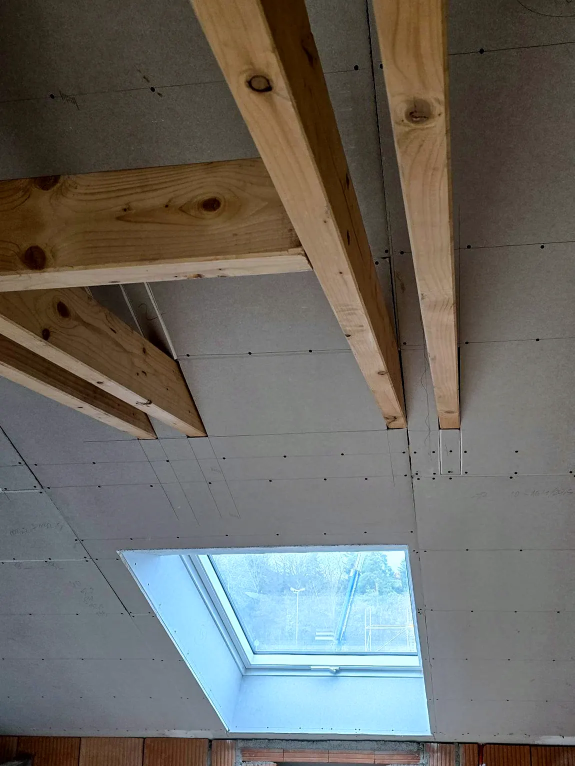
#> input picture assets/img/d-balken-1149.webp, 1149 x 1532 px (shown at 1/2 size)
$ python -i photos.py   (imports and definitions only)
#> lines starting #> are read from the running program, lines starting #| are printed output that depends on the picture
#> further down, picture is the input picture: PIL image 1149x1532 RGB; mean R, G, B 106.4, 104.6, 99.1
"""Rohfotos aus fotos-neu/ für die Website aufbereiten (siehe CLAUDE.md, „Fotos einbauen“).

Nur technische Korrekturen: EXIF-Drehung, Metadaten weg, Begradigen (stürzende Linien),
Zuschnitt auf 3:4, dezente Tonwerte, Gelbstich moderat neutralisieren.

    python3 tools/photos.py            # alle PICKS verarbeiten
    python3 tools/photos.py t-flur     # nur bestimmte Namen

Ausgabe: assets/img/<name>-600.webp und -1200.webp (bzw. kleinere Breite, wenn das Original schmaler ist).
"""
import sys
from pathlib import Path

import cv2
import numpy as np
from PIL import Image, ImageEnhance, ImageOps

ROOT = Path(__file__).resolve().parent.parent
SRC = ROOT / "fotos-neu"
OUT = ROOT / "assets" / "img"

# name, Quelldatei, Mitte x, Mitte y (0..1 im begradigten Bild), Zoom (1 = größtmöglicher 3:4-Ausschnitt)
PICKS = [
    ("t-flur-decke", "signal-2026-11-09-22-09-01-758_007.jpg", .5, .5, 1),
    ("t-trennwand-tuer", "signal-2026-11-09-22-09-01-758_016.jpg", .5, .5, 1),
    ("t-staenderwerk", "signal-2026-11-09-22-12-21-734_007.jpg", .5, .5, 1),
    ("t-keller-verkleidung", "signal-2026-11-09-22-09-01-758_023.jpg", .5, .5, 1),
    ("d-dampfbremse", "signal-2026-11-09-22-12-21-734_002.jpg", .5, .5, 1),
    ("d-dachfenster", "signal-2026-11-09-22-09-01-758_032.jpg", .5, .5, 1),
    ("d-lattung", "signal-2026-11-09-22-12-21-734_015.jpg", .56, .5, 1),  # rechts von der Kamera-Einblendung unten links
    ("d-gespachtelt", "signal-2026-11-09-22-11-57-148_022.jpg", .5, .5, 1),
    ("d-balken", "signal-2026-11-09-22-09-01-758_026.jpg", .4, .5, 1),
    ("d-fenster-gespachtelt", "signal-2026-11-09-22-12-21-734_003.jpg", .5, .5, 1),
    ("k-wc-umbau", "signal-2026-11-09-22-11-57-148_014.jpg", .5, .5, 1),
    ("k-wc-fertig", "signal-2026-11-09-22-11-57-148_008.jpg", .5, .62, 1),
    ("k-bad-platten", "signal-2026-11-09-22-11-57-148_012.jpg", .5, .5, 1),
    ("k-bad-gespachtelt", "signal-2026-11-09-22-11-57-148_024.jpg", .5, .5, 1),
]

STRENGTH = 0.8   # Anteil der Perspektivkorrektur (voll korrigiert wirkt bei Weitwinkel unnatürlich)
MAX_TILT = 12.0  # Grad; stärkere Abweichungen sind eher Absicht/Dachschrägen als Schiefstand


# [80 lines left out: functions vertical_segments, straighten, crop34, not called in this run]


def tone(im):
    # Tonwerte nur auf der Helligkeit strecken. ImageOps.autocontrast(preserve_tone=True) wendet die Kurve
    # auf jeden Kanal an und verstärkt so einen vorhandenen Gelbstich (Blau wird stärker abgesenkt).
    y, cb, cr = im.convert("YCbCr").split()
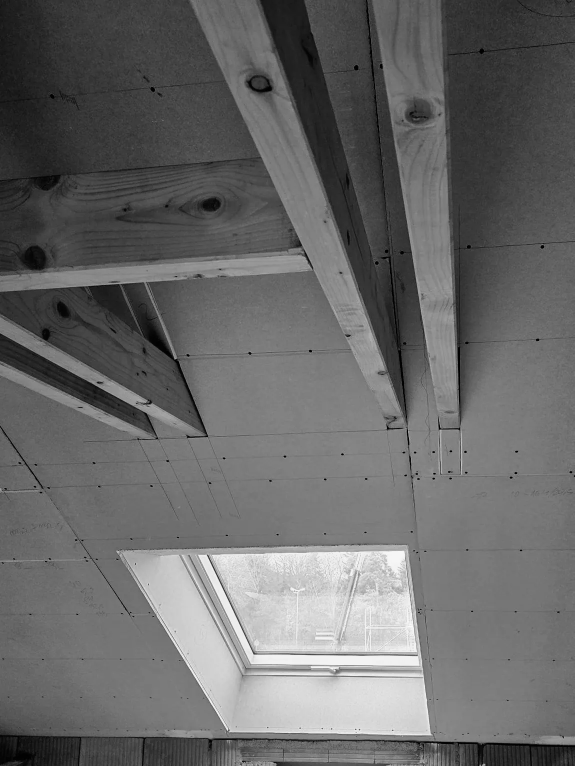
#> y: PIL image 1149x1532 L (shown at 1/2 size); min 0, max 252, mean 104.1
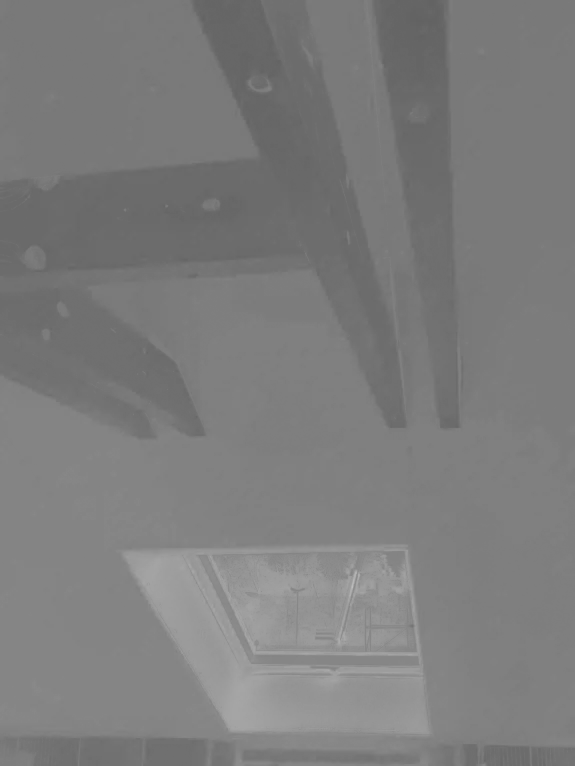
#> cb: PIL image 1149x1532 L (shown at 1/2 size); min 98, max 194, mean 124.5
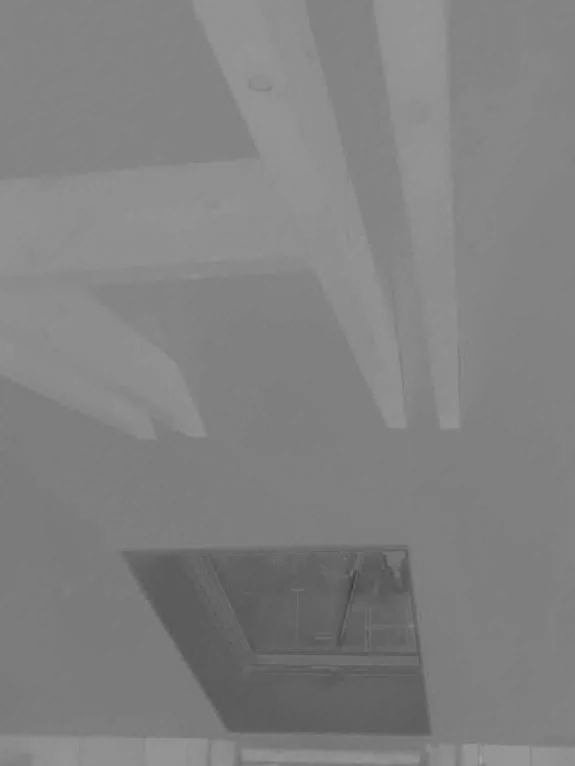
#> cr: PIL image 1149x1532 L (shown at 1/2 size); min 59, max 167, mean 128.9
    im = Image.merge("YCbCr", (ImageOps.autocontrast(y, cutoff=0.4), cb, cr)).convert("RGB")
    im = ImageEnhance.Color(im).enhance(1.04)
    # Gelbstich moderat neutralisieren (nur wenn deutlich): Blau/Grün halb Richtung Grauwelt ziehen
    arr = np.asarray(im).astype(np.float32)
    r, g, b = arr[..., 0].mean(), arr[..., 1].mean(), arr[..., 2].mean()
#> r = 106.5; g = 105.5; b = 98.12
    if b < 0.9 * r:
        gray = (r + g + b) / 3
        f = np.array([1 + 0.5 * (gray / r - 1), 1 + 0.5 * (gray / g - 1), 1 + 0.5 * (gray / b - 1)])
        arr = np.clip(arr * f, 0, 255)
        im = Image.fromarray(arr.astype(np.uint8))
    return im


# [13 lines left out: function process, not called in this run]


# [5 lines not run here, left out]

>>> from PIL import Image
>>> picture = Image.open('../assets/img/d-balken-1149.webp')
>>> result = tone(picture)

$ run again, on assets/img/d-dampfbremse-1200.webp
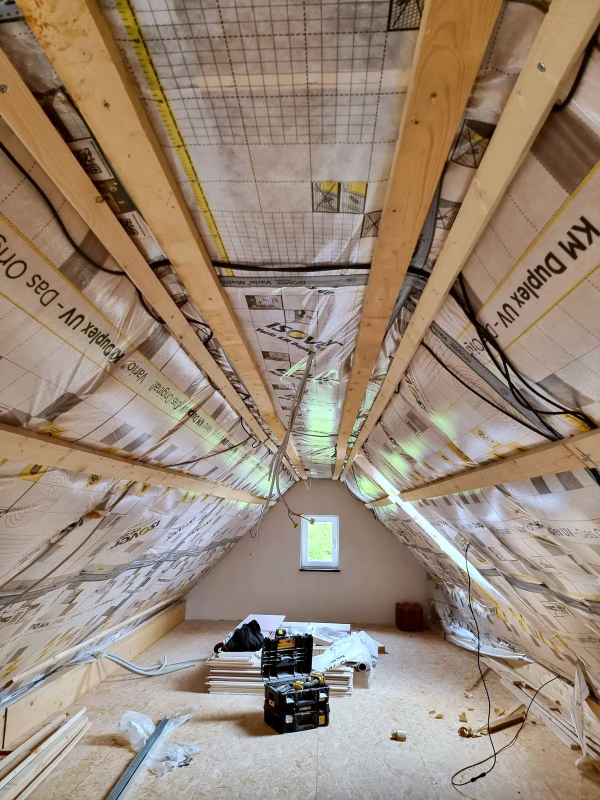
#> input picture assets/img/d-dampfbremse-1200.webp, 1200 x 1600 px (shown at 1/2 size)
#> picture is the input picture: PIL image 1200x1600 RGB; mean R, G, B 153.8, 136, 119.6
#> in tone, `y, cb, cr = im.convert("YCbCr").split()`:
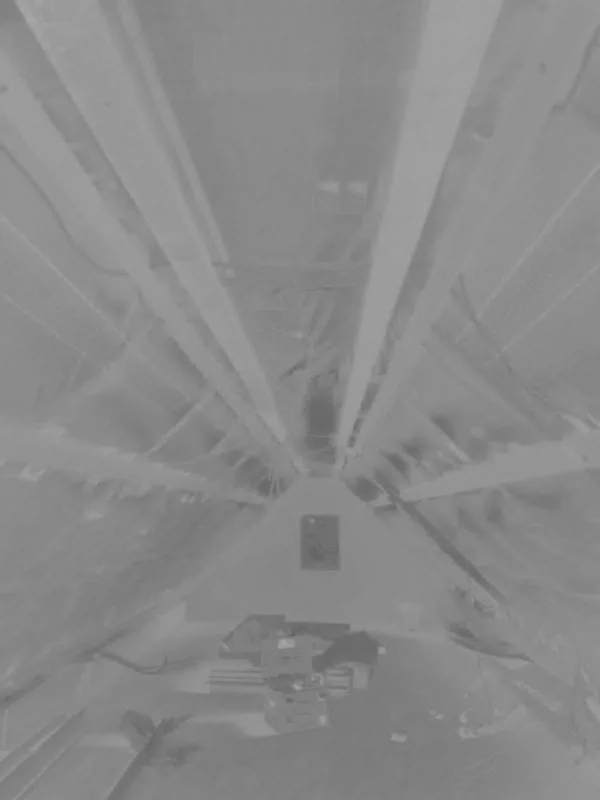
#> cr: PIL image 1200x1600 L (shown at 1/2 size); min 96, max 169, mean 137.8
#> r = 159.7; g = 141.9; b = 123.9
#> gray = 141.8
#> f = [0.944, 1, 1.07]
#> in tone, `arr = np.clip(arr * f, 0, 255)`:
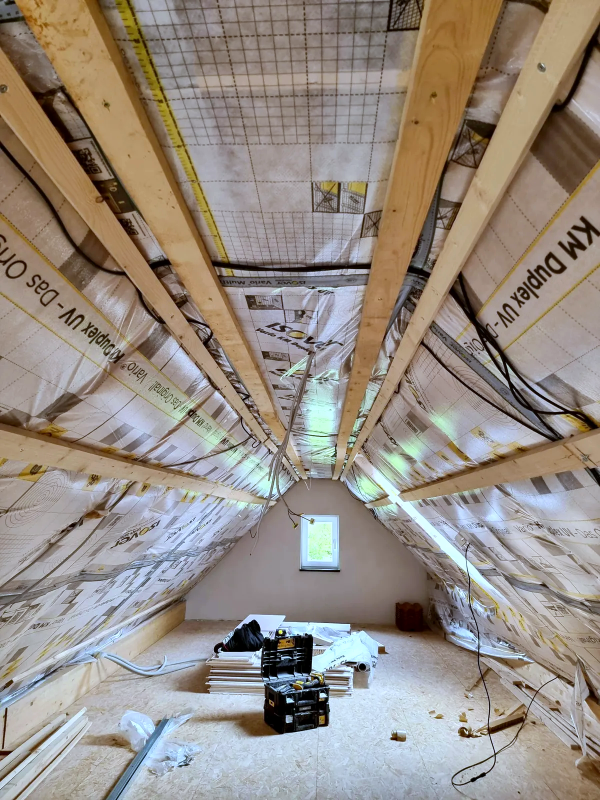
#> arr: shape (1600, 1200, 3) float64 (shown at 1/2 size); mean R, G, B 150.7, 141.9, 132.6
